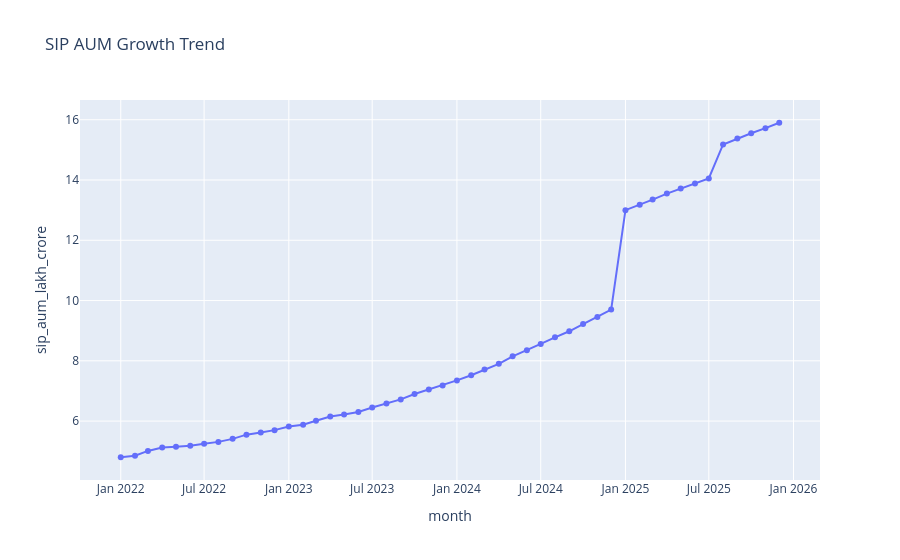

Here is the notebook cell this chart was saved with:
### Code cell
# SIP AUM Trend
fig = px.line(
    sip,
    x="month",
    y="sip_aum_lakh_crore",
    markers=True,
    title="SIP AUM Growth Trend"
)

fig.show()
fig.write_html(CHART_DIR / "06_sip_aum_growth.html")
